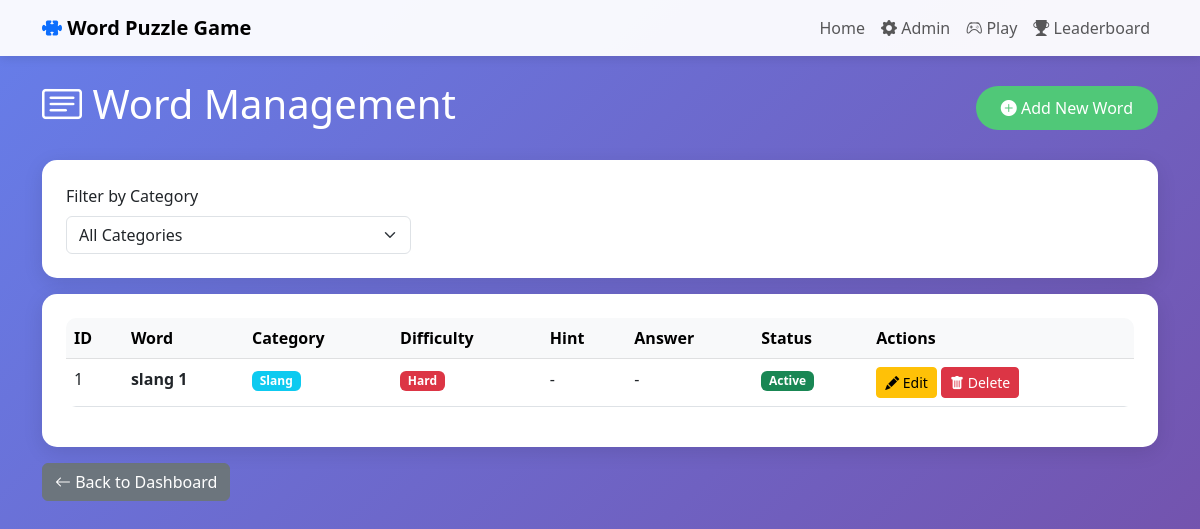
The page /admin/words on the database as committed earlier.
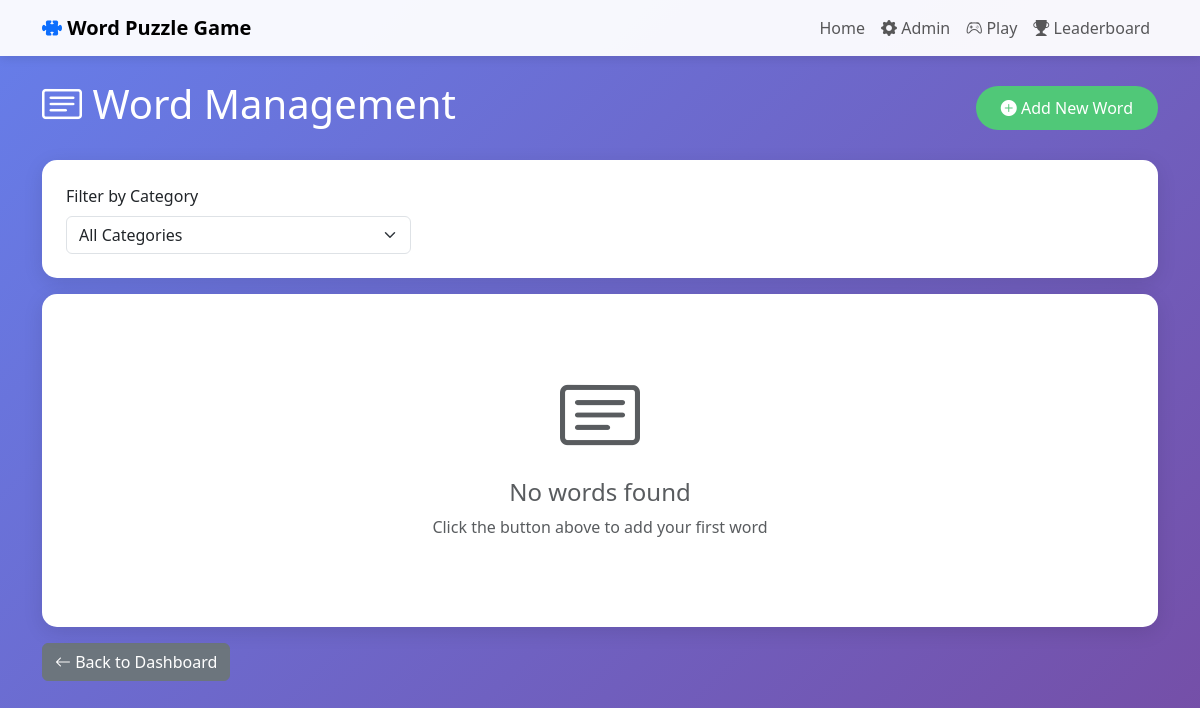
The same page on the database as committed later.
### app/models.py (models this page shows, shortened)
class Word(db.Model):
    __tablename__ = 'words'
    id = db.Column(db.Integer, primary_key=True)
    word = db.Column(db.String(100), unique=True, nullable=False)
    category = db.Column(db.String(50), nullable=False)  # Slang, Rhyme, Translate, etc.
    difficulty = db.Column(db.String(20), default='medium')  # easy, medium, hard
    hint = db.Column(db.String(200))
    answer = db.Column(db.String(100))  # For certain game modes
    translation = db.Column(db.String(100))  # For translate mode
    opposite = db.Column(db.String(100))  # For opposites mode
    rhyme_with = db.Column(db.String(100))  # For rhyme time mode
    context_sentence = db.Column(db.Text)  # For contextual mode
    is_active = db.Column(db.Boolean, default=True)
    created_at = db.Column(db.DateTime, default=datetime.utcnow)

### app/routes.py (the view)
@admin_bp.route('/words')
def list_words():
    category = request.args.get('category', 'all')
    if category == 'all':
        words = Word.query.order_by(desc(Word.created_at)).all()
    else:
        words = Word.query.filter_by(category=category).order_by(desc(Word.created_at)).all()
    categories = db.session.query(Word.category).distinct().all()
    categories = [cat[0] for cat in categories]
    return render_template('admin/words.html', words=words, categories=categories, selected_category=category)

### app/templates/admin/words.html (shortened to what this page needs)
{% extends "base.html" %}
{% block content %}
<div class="d-flex justify-content-between align-items-center mb-4">
    <h1 class="text-white">
        <i class="bi bi-card-text"></i> Word Management
    </h1>
    <a href="{{ url_for('admin.add_word') }}" class="btn btn-success">
        <i class="bi bi-plus-circle-fill"></i> Add New Word
    </a>
</div>
<div class="card p-4 mb-3">
    <form method="GET" class="row g-3">
        <div class="col-md-4">
            <label for="category" class="form-label">Filter by Category</label>
            <select class="form-select" id="category" name="category" onchange="this.form.submit()">
                <option value="all" {% if selected_category == 'all' %}selected{% endif %}>All Categories</option>
            </select>
        </div>
    </form>
</div>
<div class="card p-4">
    {% if words %}
        <div class="table-responsive">
            <table class="table table-hover">
                <thead class="table-light">
                    <tr>
                        <th>ID</th>
                        <th>Word</th>
                        <th>Category</th>
                        <th>Difficulty</th>
                        <th>Hint</th>
                        <th>Answer</th>
                        <th>Status</th>
                        <th>Actions</th>
                    </tr>
                </thead>
                <tbody>
                    {% for word in words %}
                    <tr>
                        <td>{{ word.id }}</td>
                        <td><strong>{{ word.word }}</strong></td>
                        <td>
                            <span class="badge bg-info">{{ word.category }}</span>
                        </td>
                        <td>
                            {% if word.difficulty == 'easy' %}
                                <span class="badge bg-success">Easy</span>
                            {% elif word.difficulty == 'medium' %}
                                <span class="badge bg-warning">Medium</span>
                            {% else %}
                                <span class="badge bg-danger">Hard</span>
                            {% endif %}
                        </td>
                        <td>{{ word.hint[:30] + '...' if word.hint and word.hint|length > 30 else word.hint or '-' }}</td>
                        <td>{{ word.answer or word.translation or word.opposite or word.rhyme_with or '-' }}</td>
                        <td>
                            {% if word.is_active %}
                                <span class="badge bg-success">Active</span>
                            {% else %}
                                <span class="badge bg-secondary">Inactive</span>
                            {% endif %}
                        </td>
                        <td>
                            <a href="{{ url_for('admin.edit_word', word_id=word.id) }}"
                               class="btn btn-sm btn-warning">
                                <i class="bi bi-pencil-fill"></i> Edit
                            </a>
                            <form method="POST" action="{{ url_for('admin.delete_word', word_id=word.id) }}"
                                  style="display: inline;"
                                  onsubmit="return confirm('Are you sure you want to delete this word?');">
                                <button type="submit" class="btn btn-sm btn-danger">
                                    <i class="bi bi-trash-fill"></i> Delete
                                </button>
                            </form>
                        </td>
                    </tr>
                    {% endfor %}
                </tbody>
            </table>
        </div>
    {% else %}
        <div class="text-center py-5">
            <i class="bi bi-card-text display-1 text-muted"></i>
            <h4 class="mt-3 text-muted">No words found</h4>
            <p class="text-muted">Click the button above to add your first word</p>
        </div>
    {% endif %}
</div>
<div class="mt-3">
    <a href="{{ url_for('admin.admin_dashboard') }}" class="btn btn-secondary">
        <i class="bi bi-arrow-left"></i> Back to Dashboard
    </a>
</div>
{% endblock %}

### app/templates/base.html (shortened to what this page needs)
<!DOCTYPE html>
<html lang="en">
<head>
    <link href="https://cdn.jsdelivr.net/npm/bootstrap@5.3.0/dist/css/bootstrap.min.css" rel="stylesheet">
    <link rel="stylesheet" href="https://cdn.jsdelivr.net/npm/bootstrap-icons@1.11.0/font/bootstrap-icons.css">
</head>
<body>
    <nav class="navbar navbar-expand-lg navbar-light fixed-top">
        <div class="container">
            <a class="navbar-brand fw-bold" href="/">
                <i class="bi bi-puzzle-fill text-primary"></i> Word Puzzle Game
            </a>
            <div class="collapse navbar-collapse" id="navbarNav">
                <ul class="navbar-nav ms-auto">
                    <li class="nav-item">
                        <a class="nav-link" href="/">Home</a>
                    </li>
                    <li class="nav-item">
                        <a class="nav-link" href="{{ url_for('admin.admin_dashboard') }}">
                            <i class="bi bi-gear-fill"></i> Admin
                        </a>
                    </li>
                    <li class="nav-item">
                        <a class="nav-link" href="{{ url_for('player.player_dashboard') }}">
                            <i class="bi bi-controller"></i> Play
                        </a>
                    </li>
                    <li class="nav-item">
                        <a class="nav-link" href="{{ url_for('player.leaderboard') }}">
                            <i class="bi bi-trophy-fill"></i> Leaderboard
                        </a>
                    </li>
                </ul>
            </div>
        </div>
    </nav>
    <div class="container main-container">
        {% block content %}{% endblock %}
    </div>
</body>
</html>

### app/templates/base.html (style rules this page uses)
:root { --primary-color: #4a90e2; --secondary-color: #50c878; --accent-color: #f39c12; }
body { font-family: 'Segoe UI', Tahoma, Geneva, Verdana, sans-serif; background: linear-gradient(135deg, #667eea 0%, #764ba2 100%); min-height: 100vh; }
.navbar { background: rgba(255, 255, 255, 0.95) !important; box-shadow: 0 2px 10px rgba(0, 0, 0, 0.1); }
.main-container { margin-top: 80px; margin-bottom: 40px; }
.card { border: none; border-radius: 15px; box-shadow: 0 5px 20px rgba(0, 0, 0, 0.1); transition: transform 0.3s; }
.btn-success { background-color: var(--secondary-color); border: none; border-radius: 25px; padding: 10px 25px; }

Rows that differ between the two databases and show on the page:
removed Word: id "1", word "slang 1", category "Slang", difficulty "Hard", hint "-", answer+translation+opposite "-", is_active "Active"
Other text that changed with them:
text no longer shown: "ID Word Category Difficulty Hint Answer Status Actions"
text now shown: "No words found Click the button above to add your first word"
